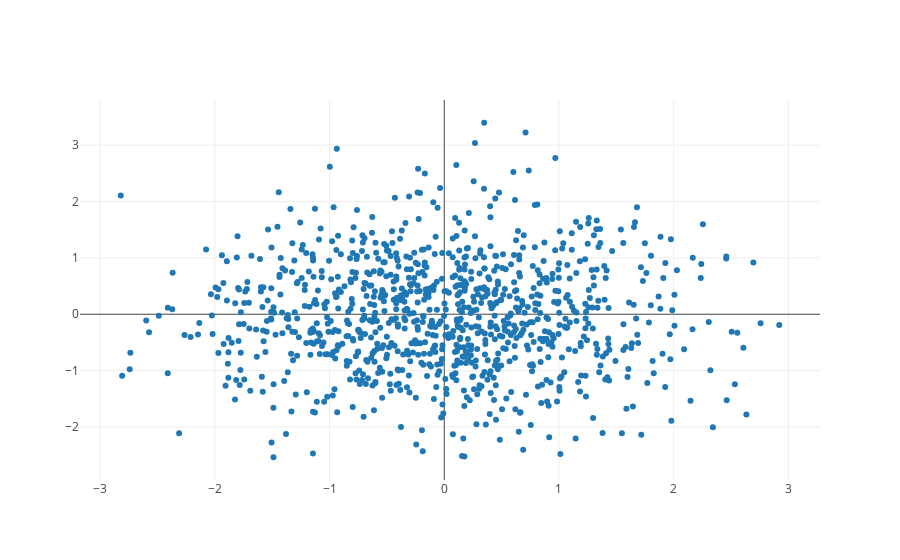

The code cell stored with this chart in its notebook:
### Code cell
import plotly.plotly as py
import plotly.graph_objs as go

# Create random data with numpy
import numpy as np

N = 1000
random_x = np.random.randn(N)
random_y = np.random.randn(N)

# Create a trace
trace = go.Scatter(
    x = random_x,
    y = random_y,
    mode = 'markers'
)
data = [trace]

# Plot and embed in ipython notebook!
plotly.offline.iplot(data, filename='basic-scatter')
# or plot with: plot_url = py.plot(data, filename='basic-line') 以html的方式呈現

### Figure 1 — Plotly figure (JSON) as saved in the notebook; plotly's stock layout.template omitted (floating-point values rounded to 4 significant figures; data arrays with more than 128 entries replaced by an {"elided": "..."} marker saying what was removed)
{"data": [{"mode": "markers", "type": "scatter", "x": {"elided": "1000 float values"}, "y": {"elided": "1000 float values"}}], "layout": {}}
